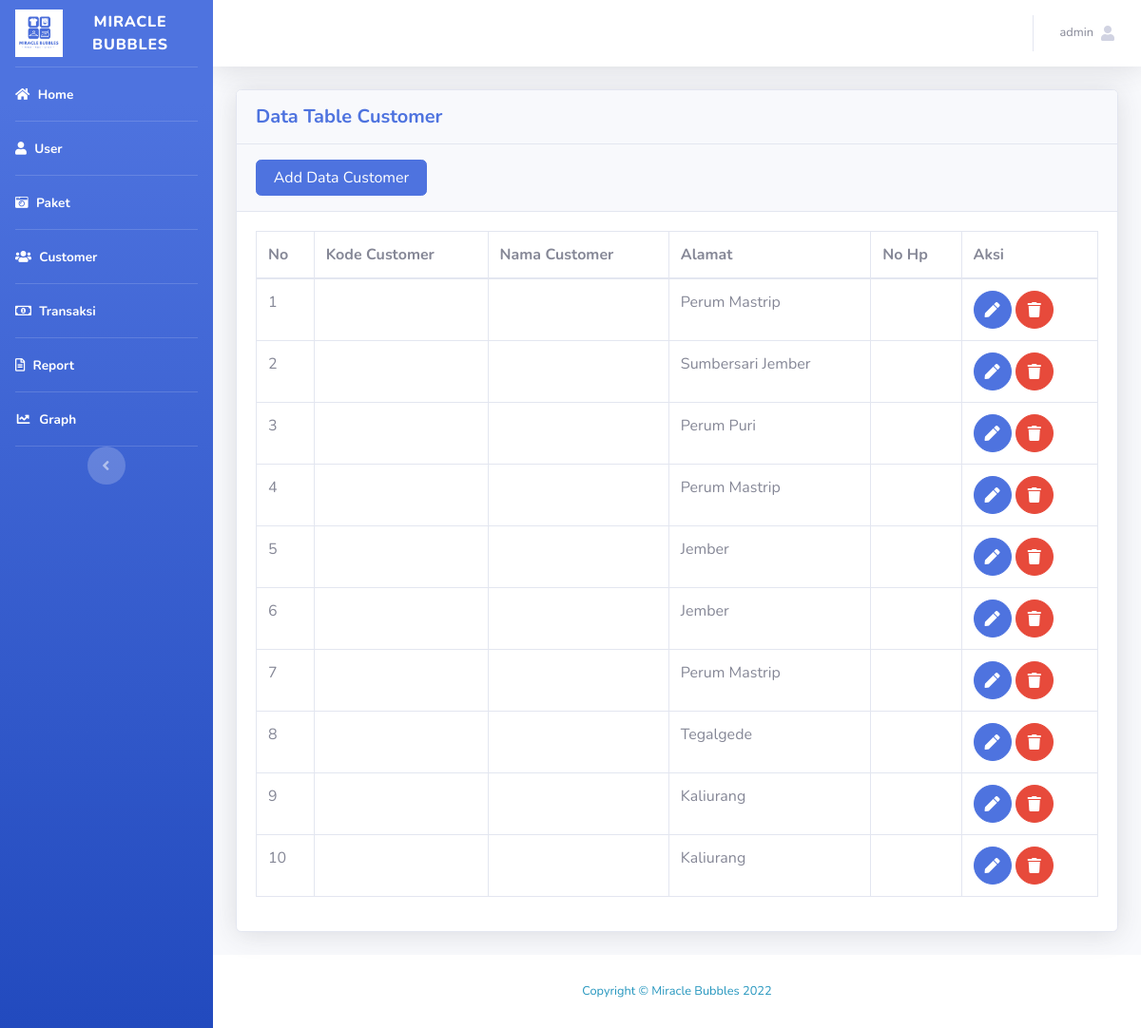
Before: /tcustomer.php (signed in) with the older database file.
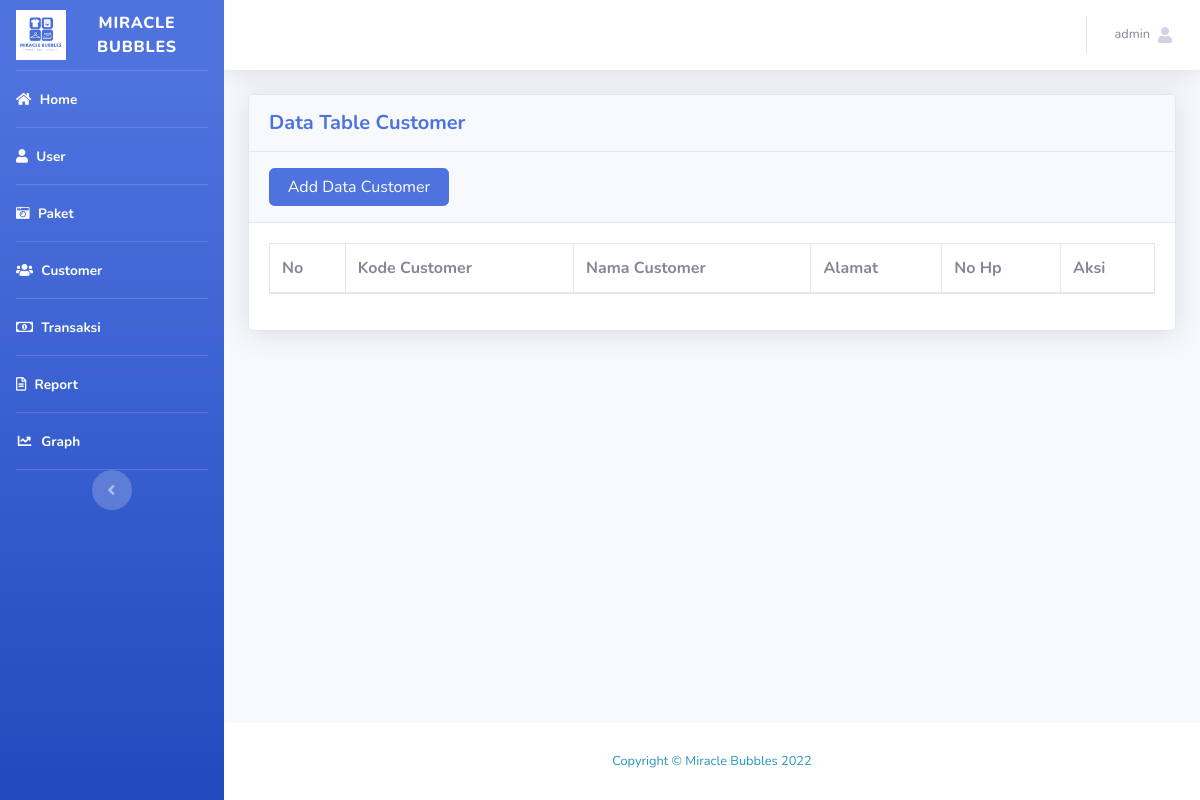
After: the same page with the newer database file.
### tables this page shows
CREATE TABLE `tb_customer` (
  `kode_customer` varchar(50) NOT NULL,
  `nama_customer` varchar(255) NOT NULL,
  `alamat` text NOT NULL,
  `nohp` varchar(20) NOT NULL
);

### tcustomer.php (the view, shortened to what the changed rows need)
<?php
require("koneksi.php");
$sesLvl = $_SESSION['level'];
?>
<!DOCTYPE html>
<html lang="en">
<head>
    <link href="vendor/fontawesome-free/css/all.min.css" rel="stylesheet" type="text/css">
    <link href="css/sb-admin-2.min.css" rel="stylesheet">
</head>
<body id="page-top">
    <div id="wrapper">
        <div id="content-wrapper" class="d-flex flex-column">
            <div id="content">
                <div class="container-fluid">
                    <div class="card shadow mb-4">
                        <div class="card-body">
                            <div class="table-responsive">
                                <table class="table table-bordered" id="dataTable" width="100%" cellspacing="0">
                                    <thead>
                                        <tr>
                                            <th>No</th>
                                            <th>Kode Customer</th>
                                            <th>Nama Customer</th>
                                            <th>Alamat</th>
                                            <th>No Hp</th>
                                            <th>Aksi</th>
                                        </tr>
                                    </thead>
                                    <tbody>
                                        <?php
                                             $query  = "SELECT * FROM tb_customer";
                                             $result = mysqli_query($koneksi, $query);
                                             $no     = 1;
                                            if ($sesLvl == 1) {
                                                $dis = "";
                                            }else{
                                                $dis = "disabled";
                                            }
                                            while ($row = mysqli_fetch_array($result)){
                                                $userId = $row['kode_customer'];
                                                $nama = $row['nama_customer'];
                                                $alamat = $row['alamat'];
                                                $hp = $row['nohp'];
                                        ?>
                                        <tr>
                                            <td><?php echo $no; ?></td>
                                            <td><?php echo $userId; ?></td>
                                            <td><?php echo $nama; ?></td>
                                            <td><?php echo $alamat; ?></td>
                                            <td><?php echo $hp; ?></td>
                                            <td>
                                            <a href="customeredit.php?kode_customer=<?php echo $row['kode_customer']; ?>" class="btn btn-primary btn-circle <?php echo $dis; ?>"><i class="fas fa-pen"></i></a>
                                            <a href="#" class="btn btn-danger btn-circle <?php echo $dis;?>"
                                            onClick="confirmModal('customerhapus.php?&kode_customer=<?php echo $row['kode_customer']; ?>');">
                                                <i class="fas fa-trash"></i>
                                            </a>
                                            </td>
                                        </tr>
                                        <?php
                                            $no++;
                                            }
                                        ?>
                                    </tbody>
                                </table>
                            </div>
                        </div>
                    </div>
                </div>
            </div>
        </div>
    </div>
</body>
</html>

Changed rows visible on the page:
removed tb_customer: alamat "Perum Mastrip"
removed tb_customer: alamat "Sumbersari Jember"
removed tb_customer: alamat "Perum Puri"
removed tb_customer: alamat "Perum Mastrip"
removed tb_customer: alamat "Jember"
removed tb_customer: alamat "Jember"
removed tb_customer: alamat "Perum Mastrip"
removed tb_customer: alamat "Tegalgede"
removed tb_customer: alamat "Kaliurang"
removed tb_customer: alamat "Kaliurang"
